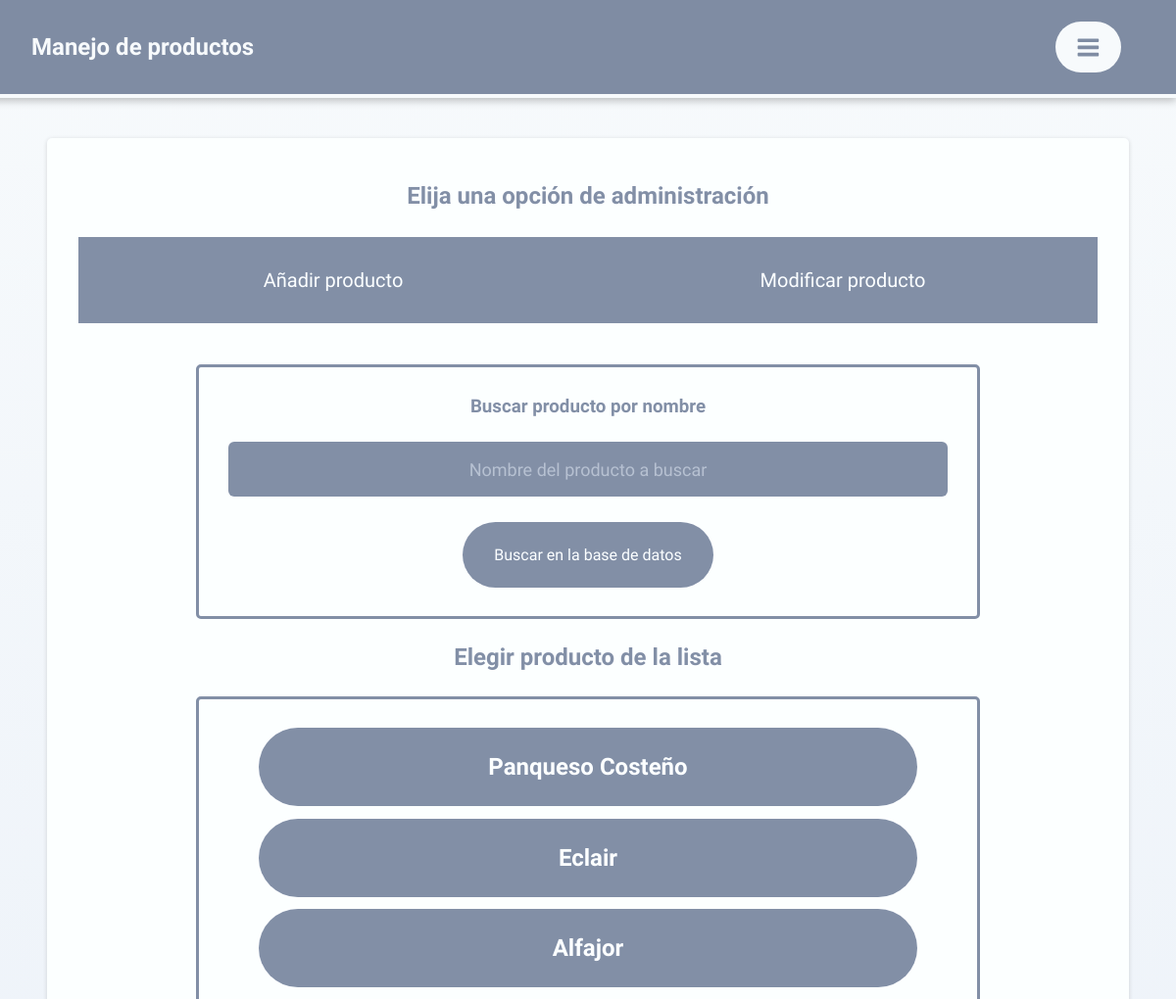
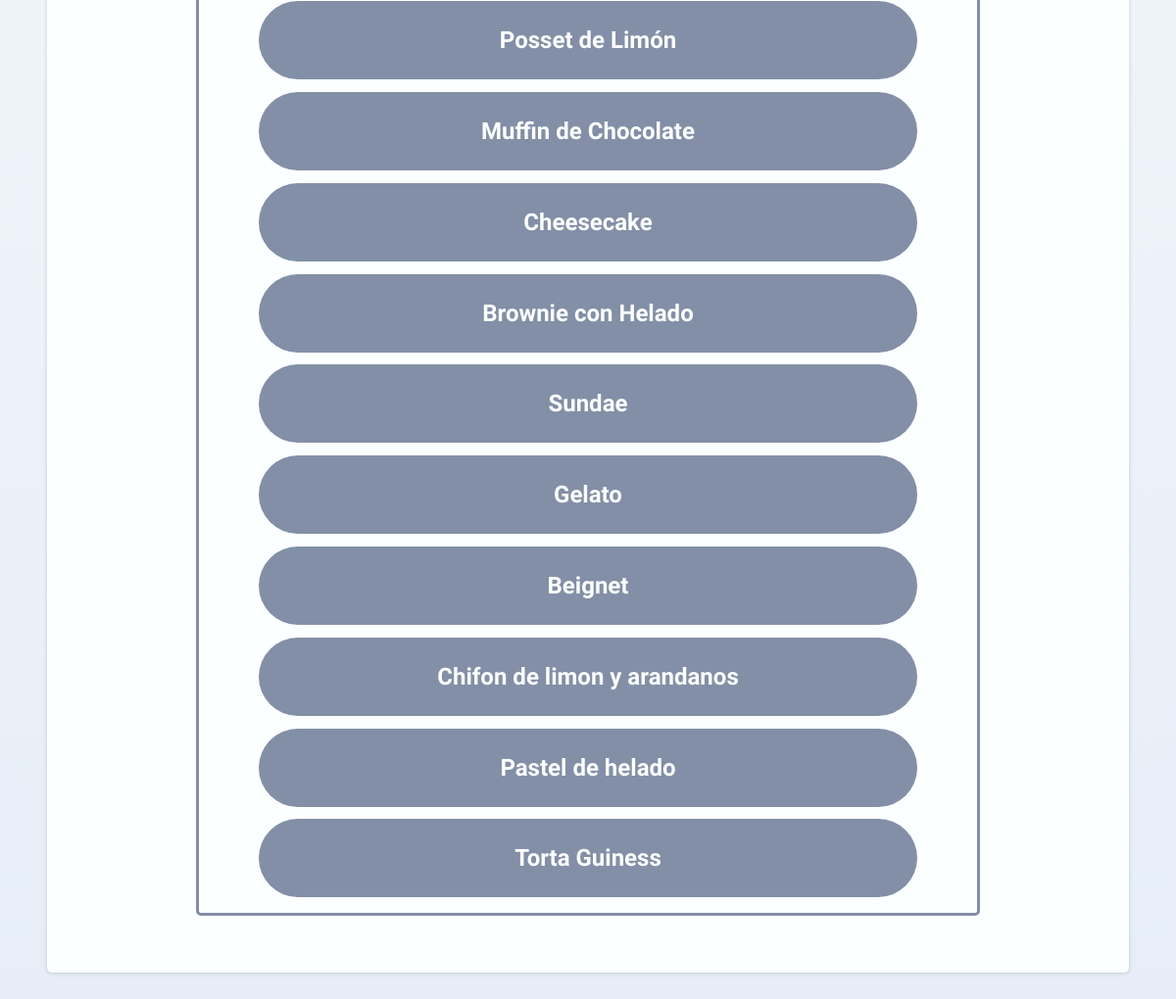
The app's page /adminprodmng.php?searchproduct (signed in) with its own data (2 pictures, top to bottom).
### tables this page shows
CREATE TABLE `productdata` (
  `product_id` int(11) NOT NULL,
  `product_name` varchar(50) NOT NULL,
  `product_desc` varchar(200) NOT NULL,
  `product_uniprice` int(20) NOT NULL,
  `product_ingredients` varchar(200) NOT NULL,
  `product_category` varchar(50) NOT NULL,
  `product_image` varchar(50) NOT NULL,
  `product_options` varchar(500) DEFAULT NULL
);

### adminprodmng.php (the view, shortened to what this page needs)
<!DOCTYPE html>
<html lang="en">
<head>
    <link rel="stylesheet" href="style.css">
        <?php
        include("conns/conexion.php");
        ?>
</head>
<body>
    <?php
    include("common/sidebar.php");
    include("common/navbar.php");
    ?>
    <div class="undernav">
        <div class="bodybg">
            <h2>Elija una opción de administración</h2>
            <div class='catchoose'>
                <a href='adminprodmng.php?addproduct' class='butt' t='alt'>Añadir producto</a>
                <a href='adminprodmng.php?searchproduct' class='butt' t='alt'>Modificar producto</a>
            </div>
            <?php
            if (isset($_GET["addproduct"])) {
                echo "
                <form class='prodMng' method='post' action='conns/adminuploadprod.php' enctype='multipart/form-data'>
                    <p>Llene el formulario para subir un nuevo producto al catalogo.</p>
                    <div class='main-borderbox main-bordercontx' style='width: 50em'>
                        <h3 class='main-textcenter'>Nombre del producto</h3>
                        <input name='product_name' type='text' placeholder='Nombre del producto'>
                    </div>
                    <div class='main-borderbox main-bordercontx' style='width: 50em'>
                        <h3 class='main-textcenter'>Descripcion del producto</h3>
                        <textarea name='product_desc' type='text' placeholder='Descripción del producto'></textarea>
                    </div>
                    <div class='main-borderbox main-bordercontx' style='width: 50em'>
                        <h3 class='main-textcenter'>Ingredientes del producto (INCLUIR ALÉRGENOS)</h3>
                        <textarea name='product_ingredients' type='text' placeholder='Ingredientes del producto'></textarea>
                    </div>
                    <div class='main-borderbox main-bordercontx' style='width: 50em;'>
                        <h3 class='main-textcenter'>Precio y categoria del producto</h3>
                        <div class='main-row'>
                            <input name='product_uniprice' type='number' placeholder='Precio unitario' style='width:50%'>
                            <select name='product_category'>
                                <option value='Panaderia'>Panaderia</option>
                                <option value='Heladeria'>Heladeria</option>
                                <option value='Pasteleria'>Pasteleria</option>
                            </select>
                        </div>
                    </div>
                    <div class='main-borderbox main-bordercontx' style='width: 50em;'>
                        <h3 class='main-textcenter'>Opciones del producto</h3>
                        <p t='c'>Cada opción debe ser separada por una coma y un espacio, dejar en blanco para ninguna opción.</p>
                        <div class='main-row'>
                            <input name='product_options' type='text' placeholder='(ej: Chocolate, Fresa, Vanilla)' style='width:50%'>
                        </div>
                    </div>
                <div class='main-borderbox main-bordercontx main-center' style='width: 50em;'>
                    <h3>Imagen del producto</h3>
                    <input name='product_imageFILE' type='file' accept='image/*'>
                </div>
                    <button type='submit' t='alt' name='ADMIN_addProduct'>Añadir producto al catálogo</button>
                </form>
                ";
            } else if (isset($_GET["searchproduct"])) {
                echo "
                <form class='prodMng' method='post' action='conns/adminmodifyprod.php' enctype='multipart/form-data'>
                <div class='main-borderbox main-bordercontx main-center' style='width: 50em;'>
                    <h3>Buscar producto por nombre</h3>
                    <input name='product_nameSEARCH' type='text' placeholder='Nombre del producto a buscar'>
                    <button type='submit' t='alt' name='search_productName'>Buscar en la base de datos</button>
                </div>
                <h2>Elegir producto de la lista</h2>
                <div class='main-borderbox main-bordercontx main-center' style='width: 50em;>
                        <div class='main-maxw main-center adminmod-scroll'>
                ";
                $sql = "SELECT product_name, product_id FROM productdata ORDER BY 'product_id' asc";
                $result = $conn->query($sql);
                if ($result->num_rows > 0) {
                    while ($row = $result->fetch_assoc()) {
                        $product_id = $row["product_id"];
                        $product_name = $row["product_name"];
                        echo "<a class='icontext main-fw main-nmb' style='width: 40em; padding: 1em' href='adminprodmng.php?modproduct=$product_id'><h2>$product_name</h2></a>";
                    }
                }
                echo "
                        </div>
                    </div>
                </form>
                ";
            } else if (isset($_GET["modproduct"])) {
                $product_id = $_GET["modproduct"];
                $sql = "SELECT * FROM productdata WHERE product_id='$product_id'";
                $result = $conn->query($sql);
                if ($result->num_rows > 0) {
                    $row = $result->fetch_assoc();
                    $product_id = $row["product_id"];
                    $product_name = $row["product_name"];
                    $product_desc = $row["product_desc"];
                    $product_uniprice = $row["product_uniprice"];
                    $product_ingredients = $row["product_ingredients"];
                    $product_image = $row["product_image"];
                    $product_category = $row["product_category"];
                    $product_options = $row["product_options"];
                    $pc_PN = "";
                    $pc_HD = "";
                    $pc_PS = "";
                    switch ($product_category) {
                        case "Panaderia":
                            $pc_PN = "selected";
                            $pc_HD = "";
                            $pc_PS = "";
                            break;
                        case "Heladeria":
                            $pc_PN = "";
                            $pc_HD = "selected";
                            $pc_PS = "";
                            break;
                        case "Pasteleria":
                            $pc_PN = "";
                            $pc_HD = "";
                            $pc_PS = "selected";
                            break;
                    }
                }
                if (!isset($_SESSION["ADMIN_curModifProd"])) {
                    $_SESSION["ADMIN_curModifProd"] = $_SESSION["session_curProductId"];
                }
                $_SESSION["ADMIN_curModifProd"] = $_GET["modproduct"];
                echo "
                <form class='prodMng' method='post' action='conns/adminmodifyprod.php' enctype='multipart/form-data'>
                    <p>Modifica los datos de $product_name. [ID={$_SESSION["ADMIN_curModifProd"]}]</p>
                        <div class='main-borderbox main-bordercontx main-center' style='width: 50em;'>
                            <h3>Imagen del producto</h3>
                            <img src='files/products/$product_image' type='catalog' id='pr_output'>
                            <input type='file' accept='image/*' name='product_imageChange' class='main-inputfile' onchange='loadFile(event)' id='active_input'>
                            <button type='submit' t='alt' name='ADMIN_changeProductImg' id='submitButtonImg' disabled>Cambiar foto del producto</button>
                        </div>
                        <div class='main-borderbox main-bordercontx main-center' style='width: 50em;'>
                            <h3>Nombre del producto</h3>
                            <input name='product_name' type='text' placeholder='Nombre del producto' value='$product_name' required>
                        </div>
                        <div class='main-borderbox main-bordercontx main-center' style='width: 50em;'>
                            <h3>Descripcion del producto</h3>
                            <textarea name='product_desc' type='text' placeholder='Descripción del producto' required>$product_desc</textarea>
                        </div>
                        <div class='main-borderbox main-bordercontx main-center' style='width: 50em;'>
                            <h3>Ingredientes del producto (INCLUIR ALÉRGENOS)</h3>
                            <textarea name='product_ingredients' type='text' placeholder='Ingredientes del producto' required>$product_ingredients</textarea>
                        </div>
                    <div class='main-borderbox main-bordercontx main-center' style='width: 50em;'>
                        <h3>Precio y categoria del producto</h3>
                        <div class='main-row'>
                            <input name='product_uniprice' type='number' placeholder='Precio unitario' style='width:50%' value='$product_uniprice' required>
                            <select name='product_category'>
                                <option value='Panaderia' $pc_PN>Panaderia</option>
                                <option value='Heladeria' $pc_HD>Heladeria</option>
                                <option value='Pasteleria' $pc_PS>Pasteleria</option>
                            </select>
                        </div>
                    </div>
                    <div class='main-borderbox main-bordercontx' style='width: 50em;'>
                        <h3 class='main-textcenter'>Opciones del producto</h3>
                        <p t='c'>Cada opción debe ser separada por una coma y un espacio, dejar en blanco para ninguna opción.</p>
                        <div class='main-row'>
                            <input name='product_options' type='text' placeholder='(ej: Chocolate, Fresa, Vanilla)' style='width:50%' value='$product_options'>
                        </div>
                    </div>
                    <div class='main-row'>
                        <div class='main-darkcont' c='c' t='c' style='width: 50%; text-align: center;'>
                            <h2>Actualizar información</h2>
                            <p>La información que introduciste será actualizada para todos los usuarios.</p>
                            <button type='submit' t='alt' name='ADMIN_modifyProduct'>Actualizar datos</button>
                        </div>
                        <div class='main-darkcont' c='c' t='c' style='width: 50%; text-align: center'>
                            <h2>Eliminar producto</h2>
                            <p>Esto eliminará los datos de la base de datos, borrar la imagen de los archivos de la página y no aparecerá en el catálogo.</p>
                            <button type='submit' t='alt' name='ADMIN_deleteProduct'>Borrar producto</button>
                        </div>
                    </div>
                </form>
                <script>
                    var loadFile = function(event) {
                        var image = document.getElementById('pr_output');
                        var bt = document.getElementById('submitButtonImg');
                        bt.removeAttribute('disabled');
                        image.src = URL.createObjectURL(event.target.files[0]);
                    };
                </script>
                ";
            }
            ?>
        </div>
</body>
</html>

### style.css (style rules this page uses)
:root { --co1: #F5EEE6; --co2: #FFF8E3; --co3: #F3D7CA; --co4: #dd8097; --co5: #E1F0DA; --co6: #ACFADF; --co7: #94ADD7; --co8: #7C73C0; --co4u: #a05467; --co4b: #bd6c80; --co4ba: rgb(189, 108, 128, 70%); --co4fa: rgb(221, 128, 151, 30%); --lightshadow: rgba(0, 0, 0, 0.24) 0px 3px 8px; --lightshadow2: rgba(0, 0, 0, 0.24) 0px 6px 11px; --shadow2: rgba(100, 100, 111, 0.2) 0px 7px 29px 0px; --brdshdw1: rgba(0, 0, 0, 0.16) 0px 1px 4px; --brdshdw2: rgba(0, 0, 0, 0.02) 0px 1px 3px 0px, rgba(27, 31, 35, 0.15) 0px 0px 0px 1px; --border01: 2px solid var(--co4); }
* { font-family: "Varela Round"; color: var(--co1); min-width: 0; }
.main-borderbox { box-sizing: border-box; }
button[t="alt"] { background-color: var(--co4) !important; color: var(--co1) !important; }
.main-nmb { margin-bottom: 0 !important; }
.main-center { display: flex; flex-direction: column; justify-content: center; align-items: center; }
.main-bordercontx { background-color: transparent; padding: 1rem; border: 3px var(--co4) solid; border-radius: 5px; justify-content: center; }
.catchoose { display: flex; flex-direction: row; align-items: center; justify-content: space-evenly; width: 100%; margin: 1rem !important; }
.catchoose a { margin: 0 !important; border-radius: 0; text-align: center; box-sizing: border-box; width: 100%; padding: 2rem; font-size: 20px; text-decoration: none; }
.prodMng { display: flex; flex-direction: column; align-items: center; }
.prodMng input[type="text"], .prodMng input[type="number"], .prodMng input[type="file"], .prodMng select, .prodMng option, .prodMng textarea { padding: 1rem; border-radius: 6px; border: none; text-align: center; width: calc(100% - 3em); color: var(--co1) !important; background-color: var(--co4); word-wrap: break-word; word-break: break-all; font-size: 20px; }
a { cursor: pointer; text-decoration: none; }
body { background: linear-gradient(180deg, var(--co1) 0%, var(--co3)); margin: 0; color: var(--co8); }
input { transition: all 0.1s; margin: 10px; text-align: left; }
input[type="text"], [type="password"], [type="number"], [type="email"] { background-color: transparent; border: 3px var(--co1) solid; border-radius: 16em; padding-top: 1em; padding-bottom: 1em; padding-left: 2em; padding-right: 2em; font-size: 18px; color: var(--co1); }
input::placeholder { color: var(--co3); font-size: 18px; filter: opacity(50%); }
button, .butt { text-decoration: none; margin: 15px; background-color: var(--co2); color: var(--co4); font-size: 16px; padding: 1.5rem 2rem; border-style: none; border-radius: 5rem; cursor: pointer; transition: all 0.1s; }
.butt[t="alt"], .prodMng button { background-color: var(--co4) !important; color: var(--co1) !important; }
form { display: flex; flex-direction: column; justify-content: center; align-items: center; }
.catalog-leftdetails .icontext, .bodybg .icontext { height: 3rem; background-color: var(--co4) !important; justify-content: center; }
.catalog-leftdetails .icontext *, .bodybg .icontext * { color: var(--co1) !important; }
.bodybg { background-color: var(--co1); filter: brightness(102%); box-shadow: var(--brdshdw1); padding: 2rem; width: 100%; border-radius: 5px; display: flex; flex-direction: column; justify-content: center; align-items: center; }
.icontext { display: flex; flex-direction: row; justify-content: space-evenly; align-items: center; background-color: var(--co1); padding: 0.5rem 1rem; border-radius: 5rem; transition: all 0.1s; }
.icontext * { margin: 0.2rem !important; color: var(--co4) !important; }
.undernav { margin: 8rem 5rem; display: flex; flex-direction: column; justify-content: center; align-items: center; }
.undernav * { color: var(--co4); margin: 0.8rem; }
.innerbody h1, h2, h3, h4, h5, h6 { color: var(--co1); }

### records on screen
productdata: product_name "Panqueso Costeño"
productdata: product_name "Eclair"
productdata: product_name "Alfajor"
productdata: product_name "Posset de Limón"
productdata: product_name "Muffin de Chocolate"
productdata: product_name "Cheesecake"
productdata: product_name "Brownie con Helado"
productdata: product_name "Sundae"
productdata: product_name "Gelato"
productdata: product_name "Beignet"
productdata: product_name "Chifon de limon y arandanos"
productdata: product_name "Pastel de helado"
productdata: product_name "Torta Guiness"

### other values on screen
$pagename "Manejo de productos"
